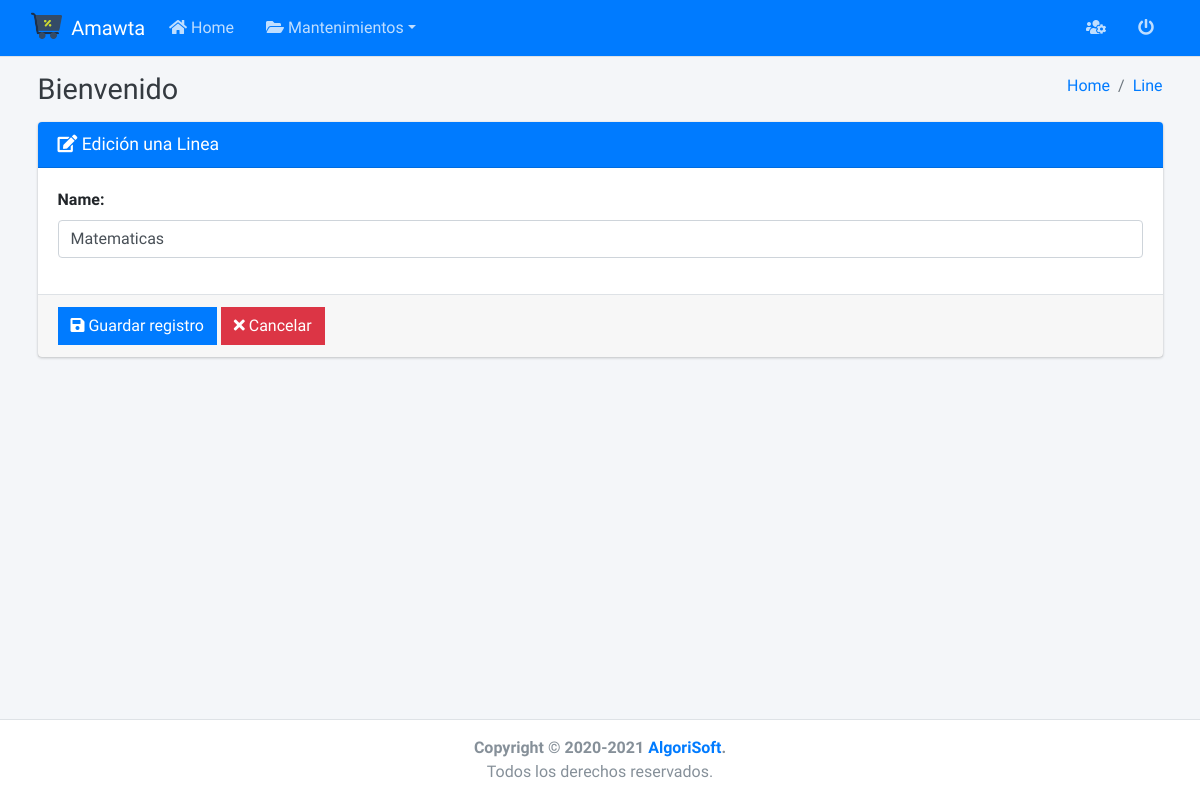
/yachay/lines/update/1/, run on an earlier commit of the app's database.
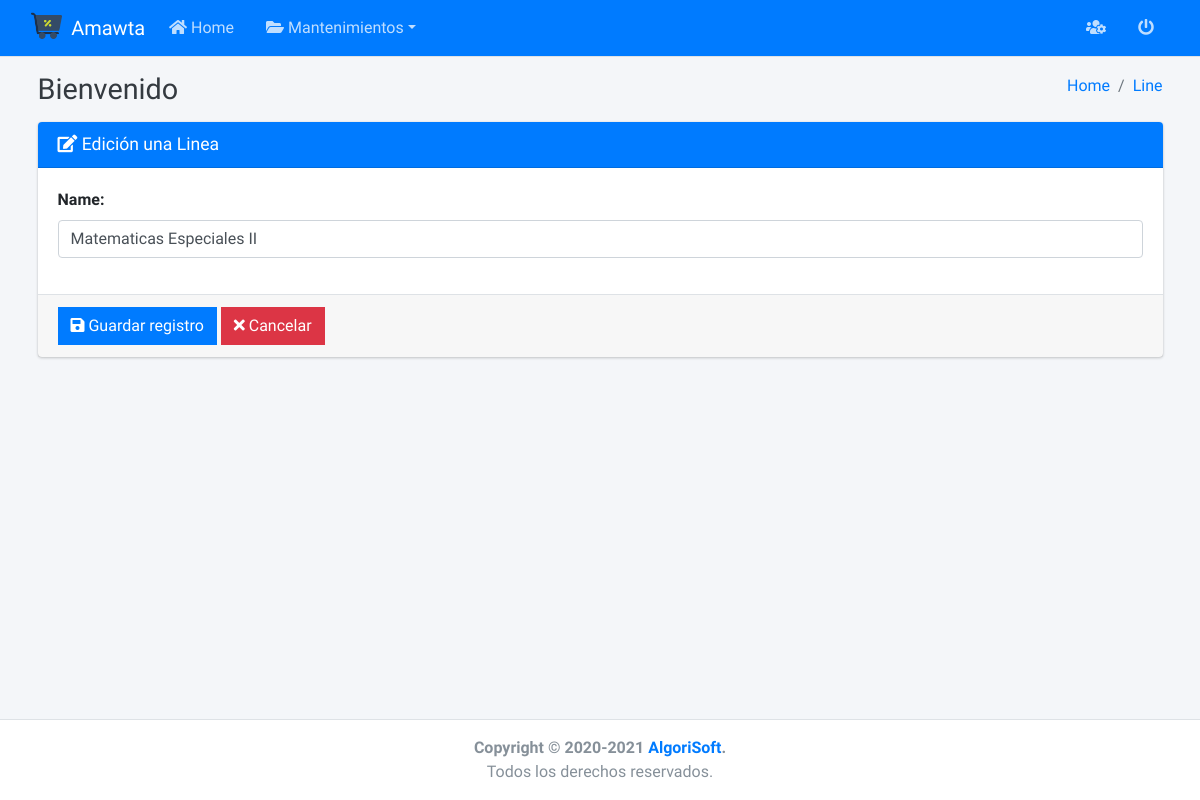
And on a later commit of the database.
### yachay/models.py (models this page shows, shortened)
class Line(models.Model):
    name = models.CharField(max_length=50, unique=True)

### yachay/views/lines/views.py (the view, shortened to what this page needs)
# urls.py: path('lines/update/<int:pk>/', LineUpdateView.as_view(), name='line_update'),
class LineUpdateView(UpdateView):
    model = Line
    form_class = LineForm
    template_name = 'lines/create.html'
    success_url = reverse_lazy('line_list')
    def dispatch(self, request, *args, **kwargs):
        self.object = self.get_object()
        return super().dispatch(request, *args, **kwargs)
    def get_context_data(self, **kwargs):
        context = super().get_context_data(**kwargs)
        context['title'] = 'Edición una Linea'
        context['entity'] = 'Line'
        context['list_url'] = reverse_lazy('line_list')
        context['action'] = 'edit'
        return context

### yachay/forms.py (shortened to what this page needs)
class LineForm(ModelForm):
    def __init__(self, *args, **kwargs):
        super().__init__(*args, **kwargs)
        self.fields['name'].widget.attrs['autofocus'] = True
    class Meta:
        model = Line
        fields = '__all__'
        widgets = {
            'name': TextInput(
                attrs={
                    'placeholder': 'ejemplo: filosofía',
                }
            ),
        }

### yachay/templates/lines/create.html
{% extends 'form.html' %}

### templates/form.html (shortened to what this page needs)
{% extends 'layout.html' %}
{% load widget_tweaks %}
{% block content %}
    <form method="post" action="." enctype="multipart/form-data">
        <div class="card card-primary">
            <div class="card-header">
                <h3 class="card-title">
                    {% if action == 'add' %}
                        <i class="fas fa-plus"></i>
                    {% else %}
                        <i class="fas fa-edit"></i>
                    {% endif %}
                    {{ title }}
                </h3>
            </div>
            <div class="card-body">
                {% for field in form.visible_fields %}
                    <div class="form-group">
                        <label for="email">{{ field.label }}:</label>
                        {{ field|add_class:'form-control'|attr:'autocomplete:off' }}
                    </div>
                {% endfor %}
            </div>
            <div class="card-footer">
                <button type="submit" class="btn btn-primary btn-flat">
                    <i class="fas fa-save"></i> Guardar registro
                </button>
                <a href="{{ list_url }}" class="btn btn-danger btn-flat">
                    <i class="fas fa-times"></i> Cancelar
                </a>
            </div>
        </div>
    </form>
{% endblock %}

What changed in the data, as far as the page shows it:
changed Line: name "Matematicas" → "Matematicas Especiales II"
